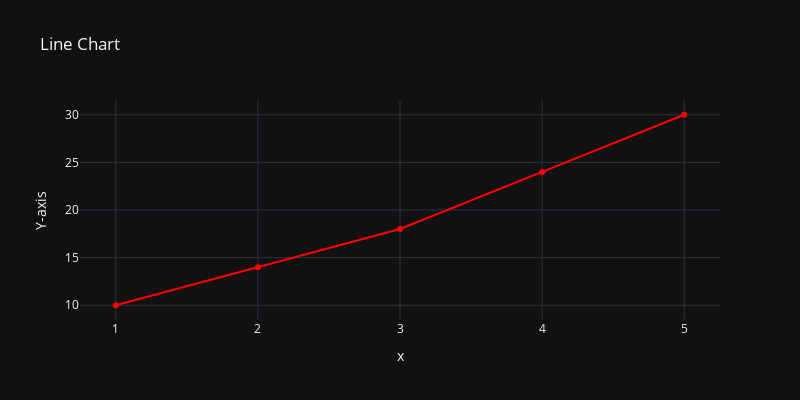

Notebook cell for this chart:
### Code cell
x = [1,2,3,4,5]
y = [10,14,18,24,30]
fig = px.line(x=x, y=y, title='Line Chart', labels={'xwidth=8':'X-axis', 'y':'Y-axis'},
        width= 800, height=400, template='plotly_dark', markers = True,
        color_discrete_sequence=['red'])
fig.show()

### Figure 1 — Plotly figure (JSON) as saved in the notebook; plotly's stock layout.template omitted (floating-point values rounded to 4 significant figures)
{"data": [{"hovertemplate": "x=%{x}<br>Y-axis=%{y}<extra></extra>", "legendgroup": "", "line": {"color": "red", "dash": "solid"}, "marker": {"symbol": "circle"}, "mode": "lines+markers", "name": "", "orientation": "v", "showlegend": false, "type": "scatter", "x": [1, 2, 3, 4, 5], "xaxis": "x", "y": [10, 14, 18, 24, 30], "yaxis": "y"}], "layout": {"height": 400, "legend": {"tracegroupgap": 0}, "title": {"text": "Line Chart"}, "width": 800, "xaxis": {"anchor": "y", "domain": [0, 1], "title": {"text": "x"}}, "yaxis": {"anchor": "x", "domain": [0, 1], "title": {"text": "Y-axis"}}}}
